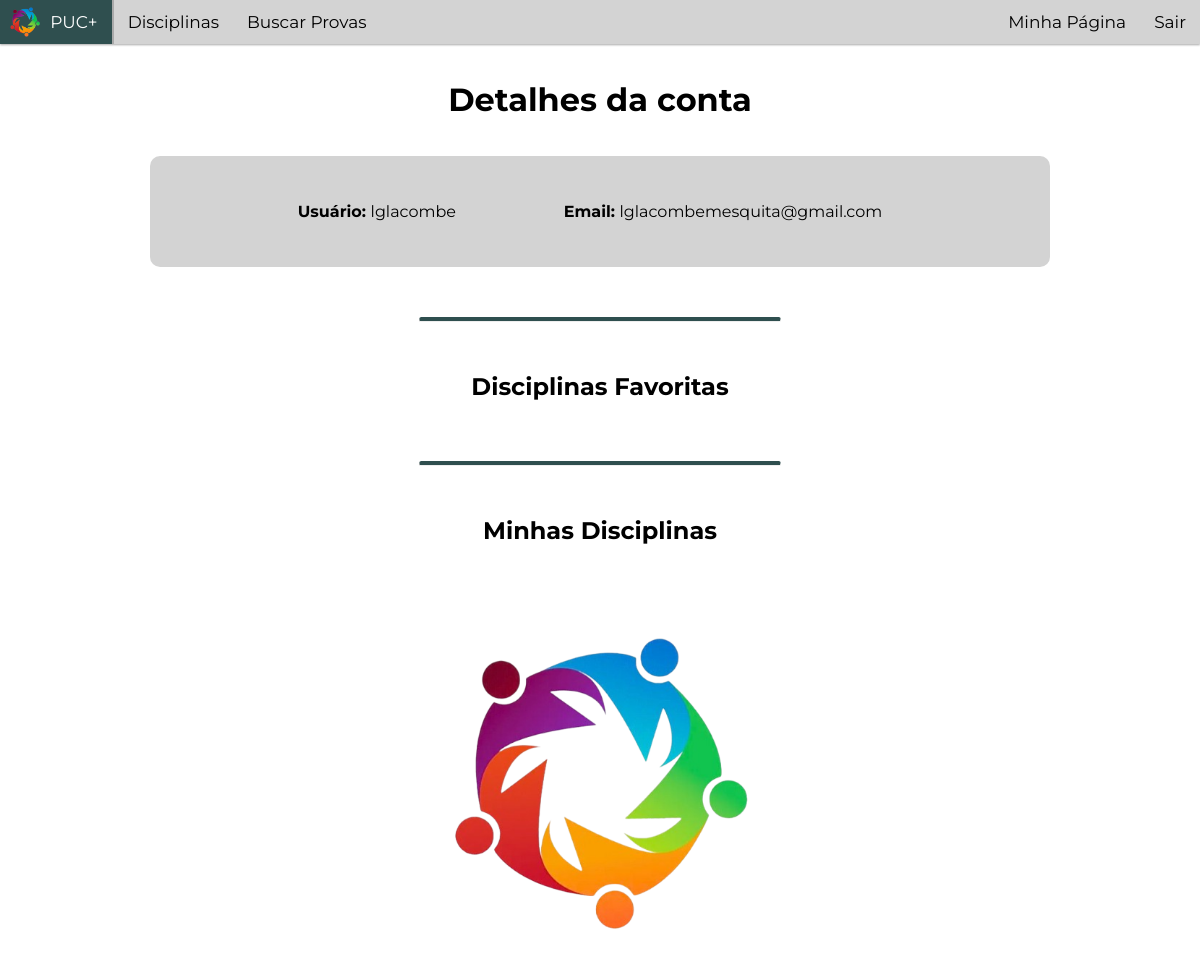
/perfil/ (signed in), run on an earlier commit of the app's database.
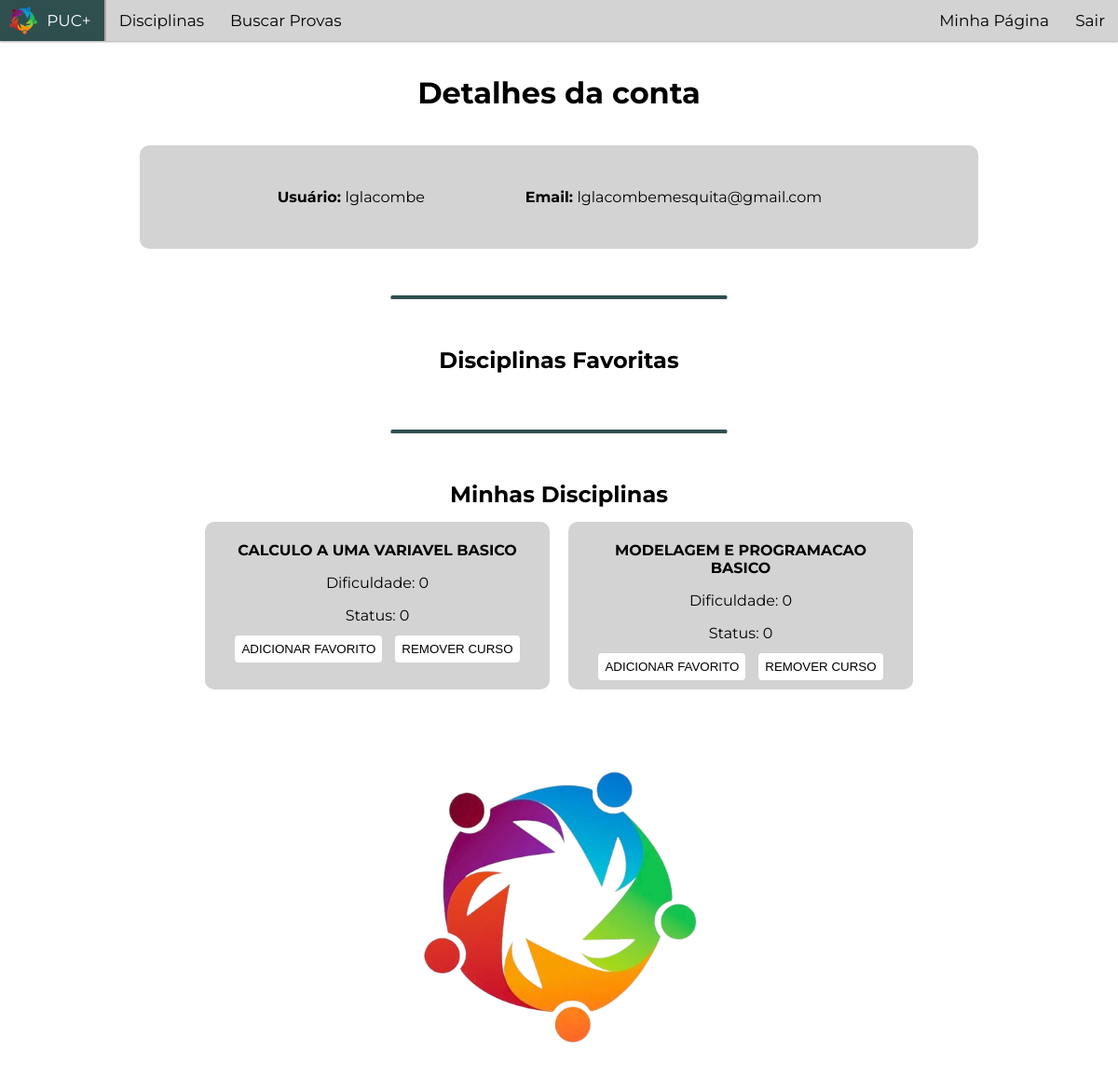
And on a later commit of the database.
### app/models.py (models this page shows, shortened)
class UserCourse(models.Model):
  course = models.ForeignKey(Course, on_delete=models.CASCADE)
  user = models.ForeignKey(User, on_delete=models.CASCADE)
  status = models.IntegerField(default=0)
  favorite = models.IntegerField(default = 0)
  class Meta:
    unique_together = ('user', 'course')

class Course(models.Model):
  name = models.CharField(max_length=40)
  dificulty = models.IntegerField(default=0)
  isadvanced = models.BooleanField(default=False)
  discipline = models.ForeignKey(Discipline, blank=True, null=True, on_delete = models.CASCADE)

### app/views.py (the view)
# urls.py: path('perfil/', views.perfil, name="perfil"),
@login_required
def perfil(request):
  courses = UserCourse.objects.filter(user=request.user)
  return render(request,'perfil.html', {
    'userCourse': courses,
  })

### app/models.py (called while the page is built)
  def __str__(self):
    return f"{self.name}"

### app/templates/perfil.html (shortened to what this page needs)
{% extends "layout.html" %}
{% load static %}
{% block main %}
    <h1>Detalhes da conta</h1>
    <div class="container horizontal">
        <p><b>Usuário: </b>{{ request.user.username }}</p>
        <p><b>Email: </b>{{ request.user.email }}</p>
    </div>
    <hr class="divider">
    <h2 class="central" style="margin-bottom: 10px">Disciplinas Favoritas</h2>
    <hr class="divider">
    <h2 class="central" style="margin-bottom: 10px;">Minhas Disciplinas</h2>
    <div class="horizontal-align">
        {% for course in userCourse %}
            <div class="card2" style="width:330px">
                <p><b><a class="slink_button" style="font-size:16px; color: black" href="/disciplinas/{{ course.course.discipline }}/aulas&listas/">{{ course.course.name }}</a></b></p>
                <p>Dificuldade: {{ course.course.dificulty }}</p>
                <p class="central">Status: {{ course.status }}</p>
                <div class="horizontal-align">
                    <form action="/userCourse/favorite/" method="post">
                        <button type="submit" class="addFavorite">ADICIONAR FAVORITO</button>
                    </form>
                    <form action="/userCourse/delete/">
                        <button class="removeCourse" type="submit">REMOVER CURSO</button>
                    </form>
                </div>
            </div>
        {% endfor %}
    </div>
    <img class="central" style="width: 300px; padding: 80px 0px 20px 0px" src="{% static 'LogoPUCMais.png' %}">
{% endblock %}

### app/templates/layout.html (shortened to what this page needs)
<!DOCTYPE html>
{% load static %}
<html lang="pt">
    <head>
        <link href="{% static 'style.css' %}" rel="stylesheet">
    </head>
    <body>
        <div class="navbar">
            <a href="/" class="navbar-home">
                <img src="{% static 'LogoPUCMais.png' %}">
                <span style="padding: 12px 14px 12px 0px"> PUC+</span></a>
            <a href="/disciplinas/" style="padding: 12px 14px">Disciplinas</a>
            <a href="/filtroano/" style="padding: 12px 14px">Buscar Provas</a>
            {% if request.user.is_authenticated %}
            <a style="float: right; padding: 12px 14px" href="/users/logout/">Sair</a>
            <a href="/perfil/" style="float: right; padding: 12px 14px">Minha Página</a>
            {% else %}
            <a style="float: right; padding: 12px 14px" href="/users/login/">Login</a>
            {% endif %}
        </div>
        <main>
            {% block main %}
            {% endblock %}
        </main>
    </body>
</html>

### app/static/style.css (style rules this page uses)
html { height: 100%; width: 100% }
body { font-family: "Montserrat"; background-color: white; color: black; margin: 0px; }
h1 { color: Black; text-align: center; padding: 15px; }
.navbar { background-color: lightgray; overflow: hidden; position: sticky; height: 44px; top: 0; box-shadow: 0px 1px 2px darkgray; z-index: 1; }
.navbar a { float: left; color: black; text-align: center; text-decoration: none; font-size: 17px; }
.navbar img { height: 30px; margin-right: 10px; align-items: middle; padding: 7px 0px 0px 10px; }
.central { display: flex; justify-content: center; align-items: center; margin: auto; }
.horizontal { display: flex; justify-content: space-evenly; padding: 50px; margin: 0px 200px; }
.horizontal-align { display: flex; align-items: center; flex-direction: row; justify-content: center; flex-wrap: wrap; gap: 10px; }
.slink_button { color: blue; text-decoration: none; font-size: 12px; }
.card2 { height: 170px; border-radius: 10px; padding: 5px 20px; background-color: lightgray; margin: 5px; text-align: center; background-size: cover; background-position: center; }
.divider { width: 30%; margin: 50px auto; border-top: 4px solid darkslategray; border-radius: 10px; }
.container { background-color: lightgray; border-radius:10px; margin: 20px 150px; padding: 30px 60px 30px 40px; }
.navbar-home { display: flex; align-items: middle; border-right: 2px solid darkgray; }

What changed in the data, as far as the page shows it:
added UserCourse: course.name "CALCULO A UMA VARIAVEL BASICO", course.dificulty "0", status "0"
added UserCourse: course.name "MODELAGEM E PROGRAMACAO BASICO", course.dificulty "0", status "0"
